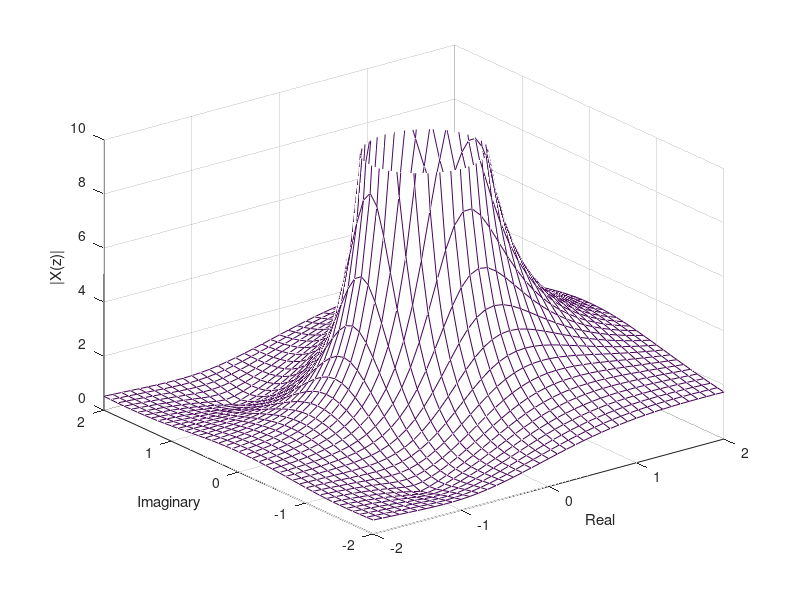
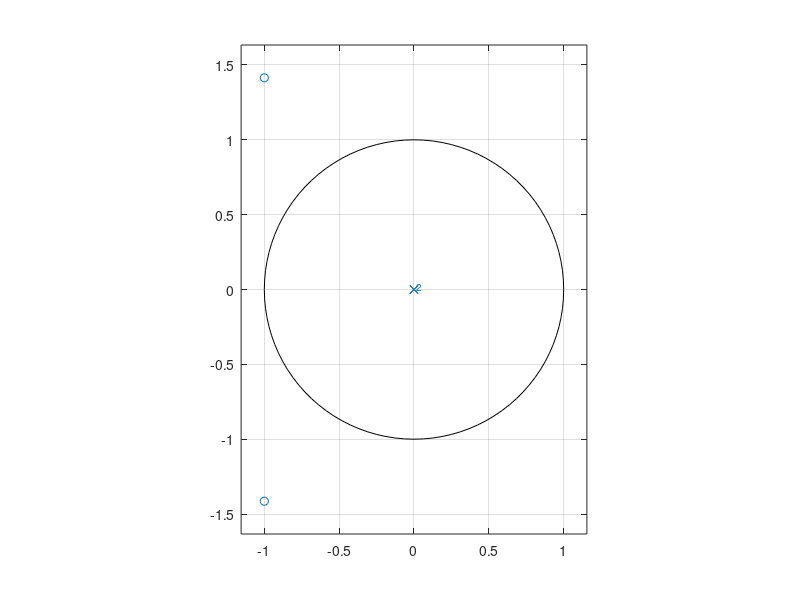

The MATLAB source for these figures, in order:
clc;clear;close all;
x=[1 2 3];
[re,im]=meshgrid(-2:.1:2,-2:.1:2);
z=re+j*im;
X=0;
for sample=1:length(x);
    X=X+x(sample)*z.^(1-sample);%z変換
end



figure(1)
mesh(re,im,abs(X))
xlabel('Real')
ylabel('Imaginary')
zlabel('|X(z)|')
axis([-2 2 -2 2 0 10])

figure(2)
zplane(x)